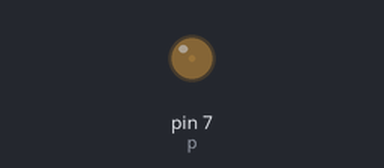
Simulated run of this program. Board: Raspberry Pi (header pin numbers). On the bench: output pins drawn as LEDs (lit = HIGH).

Above: at 0.05 s.
At 1.25 s:
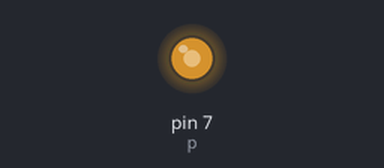
At 1.8 s:
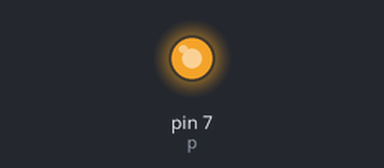
At 3.55 s:
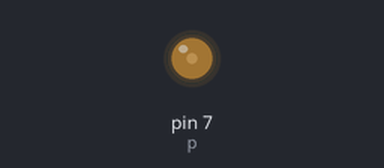
Timing chart, 0 to 9.2 s (numbered marks = the images above):
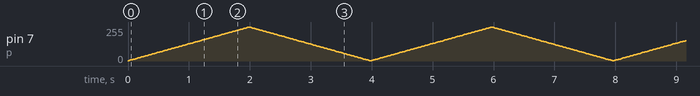

The program:

pwmled.py
```python
import RPi.GPIO as GPIO
import time
GPIO.setmode(GPIO.BOARD)
GPIO.setup(7,GPIO.OUT)
p=GPIO.PWM(7,50)
p.start(0)
try:
    while True:
        for i in range(1,100):
            p.ChangeDutyCycle(i)
            time.sleep(0.02)

        for i in range(100):
            p.ChangeDutyCycle(100-i)
            time.sleep(0.02)
except KeyboardInterrupt:
    pass
p.stop()
GPIO.cleanup()
```
